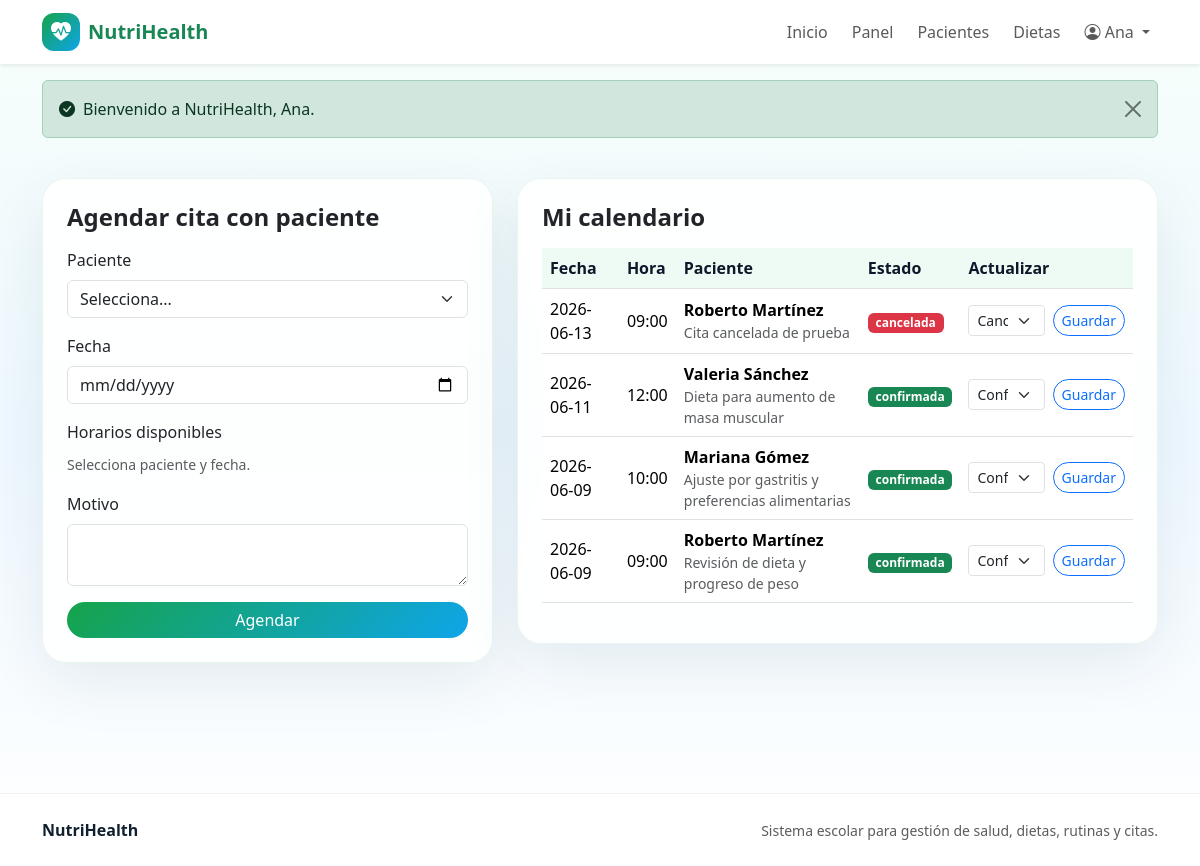
Page /pages/nutriologo/citas.php (signed in) on the committed database.
### tables this page shows
CREATE TABLE citas (
    id INT AUTO_INCREMENT PRIMARY KEY,
    paciente_id INT NOT NULL,
    especialista_id INT NOT NULL,
    tipo_especialista ENUM('nutriologo', 'entrenador') NOT NULL,
    fecha DATE NOT NULL,
    hora TIME NOT NULL,
    motivo VARCHAR(200),
    estado ENUM('pendiente', 'confirmada', 'cancelada', 'finalizada') DEFAULT 'pendiente',
    observaciones TEXT,

    FOREIGN KEY (paciente_id) REFERENCES personas(id),
    FOREIGN KEY (especialista_id) REFERENCES personas(id)
);

CREATE TABLE personas (
    id INT AUTO_INCREMENT PRIMARY KEY,
    nombre VARCHAR(100) NOT NULL,
    apellido_paterno VARCHAR(100),
    apellido_materno VARCHAR(100),
    fecha_nacimiento DATE,
    sexo ENUM('Masculino', 'Femenino', 'Otro'),
    telefono VARCHAR(20),
    email VARCHAR(100) UNIQUE NOT NULL,
    direccion TEXT,
    usuario VARCHAR(50) UNIQUE NOT NULL,
    password_hash VARCHAR(255) NOT NULL,
    rol ENUM('paciente', 'nutriologo', 'entrenador') NOT NULL,
    activo BOOLEAN DEFAULT TRUE,
    fecha_registro DATETIME DEFAULT CURRENT_TIMESTAMP
);

### includes/functions.php (called while the page is built, shortened)
<?php
require_once __DIR__ . '/../config/database.php';
function normalize_path_for_url(string $path): string
{
    $path = str_replace('\\', '/', $path);
    $parts = [];
    foreach (explode('/', $path) as $part) {
        if ($part === '' || $part === '.') {
            continue;
        }
        $parts[] = $part;
    }
    return implode('/', $parts);
}
function relative_url_from_current_script(string $targetPath): string
{
    $scriptFile = $_SERVER['SCRIPT_FILENAME'] ?? APP_ROOT . DIRECTORY_SEPARATOR . 'index.php';
    $scriptDir = normalize_path_for_url(dirname($scriptFile));
    $target = normalize_path_for_url(APP_ROOT . ($targetPath !== '' ? DIRECTORY_SEPARATOR . str_replace('/', DIRECTORY_SEPARATOR, $targetPath) : ''));
    $fromParts = $scriptDir === '' ? [] : explode('/', $scriptDir);
    $toParts = $target === '' ? [] : explode('/', $target);
    $i = 0;
    $max = min(count($fromParts), count($toParts));
    while ($i < $max && $fromParts[$i] === $toParts[$i]) {
        $i++;
    }
    $up = array_fill(0, count($fromParts) - $i, '..');
    $down = array_slice($toParts, $i);
    $relativeParts = array_merge($up, $down);
    return $relativeParts ? implode('/', $relativeParts) : '.';
}
function base_url(string $path = ''): string
{
    $path = ltrim($path, '/');
    preg_match('/^([^?#]*)([?#].*)?$/', $path, $matches);
    $cleanPath = $matches[1] ?? '';
    $suffix = $matches[2] ?? '';
    $relative = relative_url_from_current_script($cleanPath);
    if ($cleanPath === '') {
        return $relative === '.' ? './' : rtrim($relative, '/') . '/';
    }
    return $relative . $suffix;
}
function e(?string $value): string
{
    return htmlspecialchars($value ?? '', ENT_QUOTES, 'UTF-8');
}
function appointments_for_user(int $userId, string $role): array
{
    $condition = $role === 'paciente' ? 'c.paciente_id = ?' : 'c.especialista_id = ?';
    $sql = "SELECT c.*, pac.nombre AS paciente_nombre, pac.apellido_paterno AS paciente_apellido,
                   esp.nombre AS especialista_nombre, esp.apellido_paterno AS especialista_apellido, esp.rol AS especialista_rol
            FROM citas c
            INNER JOIN personas pac ON pac.id = c.paciente_id
            INNER JOIN personas esp ON esp.id = c.especialista_id
            WHERE {$condition}
            ORDER BY c.fecha DESC, c.hora DESC";
    $stmt = db()->prepare($sql);
    $stmt->execute([$userId]);
    return $stmt->fetchAll();
}
function appointment_statuses(): array
{
    return ['pendiente', 'confirmada', 'cancelada', 'finalizada'];
}
function badge_state(string $estado): string
{
    return match ($estado) {
        'confirmada' => 'success',
        'cancelada' => 'danger',
        'finalizada' => 'secondary',
        default => 'warning',
    };
}

### config/database.php (called while the page is built, shortened)
<?php
function db(): PDO
{
    static $pdo = null;
    if ($pdo === null) {
        $host = 'localhost';
        $database = 'sitio_salud';
        $user = 'root';
        $password = '';
        $charset = 'utf8mb4';
        $dsn = "mysql:host={$host};dbname={$database};charset={$charset}";
        $options = [
            PDO::ATTR_ERRMODE => PDO::ERRMODE_EXCEPTION,
            PDO::ATTR_DEFAULT_FETCH_MODE => PDO::FETCH_ASSOC,
            PDO::ATTR_EMULATE_PREPARES => false,
        ];
        $pdo = new PDO($dsn, $user, $password, $options);
    }
    return $pdo;
}

### pages/nutriologo/citas.php (the view, shortened to what this page needs)
<?php
require_once __DIR__ . '/../../includes/functions.php';
$user = current_user();
$citas = appointments_for_user((int)$user['id'], 'nutriologo');
$estados = appointment_statuses();
require __DIR__ . '/../../includes/header.php';
?>
<section class="container py-4">
    <div class="row g-4">
        <div class="col-lg-5">
            <div class="card card-soft p-4">
                <h1 class="h4 fw-bold mb-3">Agendar cita con paciente</h1>
                <form method="post" action="<?= base_url('actions/citas_crear.php') ?>">
                    <div class="mb-3">
                        <label class="form-label">Paciente</label>
                        <select name="paciente_id" class="form-select" data-patient-select required>
                            <option value="">Selecciona...</option>
                        </select>
                    </div>
                    <div class="mb-3"><label class="form-label">Fecha</label><input type="date" name="fecha" class="form-control" min="<?= date('Y-m-d') ?>" data-date-input required></div>
                    <div class="mb-3"><label class="form-label">Horarios disponibles</label><div data-slots-box><span class="text-muted small">Selecciona paciente y fecha.</span></div></div>
                    <div class="mb-3"><label class="form-label">Motivo</label><textarea name="motivo" class="form-control" rows="2"></textarea></div>
                    <button class="btn btn-nh rounded-pill w-100">Agendar</button>
                </form>
            </div>
        </div>
        <div class="col-lg-7">
            <div class="card card-soft p-4">
                <h2 class="h4 fw-bold mb-3">Mi calendario</h2>
                <div class="table-responsive">
                    <table class="table align-middle">
                        <thead><tr><th>Fecha</th><th>Hora</th><th>Paciente</th><th>Estado</th><th>Actualizar</th></tr></thead>
                        <tbody>
                        <?php foreach ($citas as $cita): ?>
                            <tr>
                                <td><?= e($cita['fecha']) ?></td>
                                <td><?= e(substr($cita['hora'], 0, 5)) ?></td>
                                <td>
                                    <strong><?= e($cita['paciente_nombre'] . ' ' . $cita['paciente_apellido']) ?></strong>
                                    <div class="small text-muted"><?= e($cita['motivo']) ?></div>
                                </td>
                                <td><span class="badge text-bg-<?= badge_state($cita['estado']) ?>"><?= e($cita['estado']) ?></span></td>
                                <td>
                                    <form method="post" action="<?= base_url('actions/citas_estado.php') ?>" class="d-flex gap-2 align-items-center">
                                        <select name="estado" class="form-select form-select-sm">
                                            <?php foreach ($estados as $estado): ?>
                                                <option value="<?= e($estado) ?>" <?= $cita['estado'] === $estado ? 'selected' : '' ?>><?= e(ucfirst($estado)) ?></option>
                                            <?php endforeach; ?>
                                        </select>
                                        <button class="btn btn-sm btn-outline-primary rounded-pill">Guardar</button>
                                    </form>
                                </td>
                            </tr>
                        <?php endforeach; ?>
                        </tbody>
                    </table>
                </div>
            </div>
        </div>
    </div>
</section>
<?php require __DIR__ . '/../../includes/footer.php'; ?>

### assets/css/style.css (style rules this page uses)
:root { --nh-green: #16a34a; --nh-green-dark: #0f7a37; --nh-blue: #0ea5e9; --nh-blue-dark: #0369a1; --nh-soft: #f4fbf7; --nh-text: #10202f; }
body { min-height: 100vh; background: linear-gradient(180deg, #f7fffb 0%, #eef8ff 50%, #ffffff 100%); color: var(--nh-text); }
.btn-nh { background: linear-gradient(135deg, var(--nh-green), var(--nh-blue)); border: none; color: #fff; }
.card-soft { background: rgba(255, 255, 255, .88); border: 1px solid rgba(15, 122, 55, .08); box-shadow: 0 20px 60px rgba(2, 47, 74, .08); border-radius: 24px; }
.table thead th { color: #0f172a; background: #eefbf4; }

### rows in the picture
citas: fecha "2026-06-13", hora "09:00", paciente.apellido_paterno "Roberto Martínez", motivo "Cita cancelada de prueba", estado "cancelada", estado "Cancelada"
citas: fecha "2026-06-11", hora "12:00", paciente.apellido_paterno "Valeria Sánchez", motivo "Dieta para aumento de masa muscular", estado "confirmada", estado "Confirmada"
citas: fecha "2026-06-09", hora "10:00", paciente.apellido_paterno "Mariana Gómez", motivo "Ajuste por gastritis y preferencias alimentarias", estado "confirmada", estado "Confirmada"
citas: fecha "2026-06-09", hora "09:00", paciente.apellido_paterno "Roberto Martínez", motivo "Revisión de dieta y progreso de peso", estado "confirmada", estado "Confirmada"

### other values in the picture
$user['nombre'] "Ana"
$message "Bienvenido a NutriHealth, Ana."
